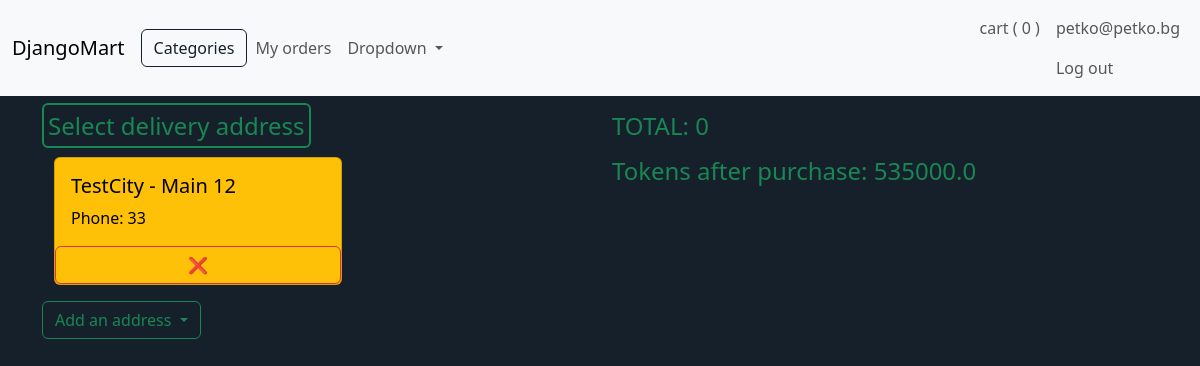
The app's page /checkout (signed in) with its own data.
### DjangoMartApp/models.py (models this page shows, shortened)
class ShoppingCart(models.Model):
    user_id = models.ForeignKey(User, on_delete=models.CASCADE)
    total_items_count = models.PositiveIntegerField(default=0)
    def total_value(self):
        cart_items = self.cart_items.select_related('product')
        return sum(item.quantity * item.product.price for item in cart_items)

class User(AbstractUser):
    first_name = models.CharField(max_length=50)
    last_name = models.CharField(max_length=50)
    phone_number = models.CharField(max_length=15, blank=True)
    total_purchased_amount = models.FloatField(default=0)
    available_tokens = models.FloatField(default=500,  validators=[MinValueValidator(0)])
    delivery_details_provided_count = models.PositiveSmallIntegerField(default=0, validators=[MaxValueValidator(3)])
    is_deleted = models.BooleanField(default=False)
    is_api_user = models.BooleanField(default=False)
    created_date = models.DateTimeField(default=timezone.now, editable=False)
    updated_date = models.DateTimeField(auto_now=True)

class DeliveryDestination(models.Model):
    user = models.ForeignKey(User, on_delete=models.CASCADE)
    city = models.CharField(max_length=100)
    street = models.CharField(max_length=100)
    street_number = models.PositiveIntegerField(blank=True, null=True)
    phone_number = models.CharField(max_length=15)

### DjangoMartApp/views/web.py (the view, shortened to what this page needs)
# urls.py: path('checkout', checkout, name='checkout'),
@login_required
def checkout(request):
    if request.method == 'GET':
        delivery_destinations = DeliveryDestination.objects.filter(user=request.user)
        available_tokens = request.user.available_tokens
        cart = ShoppingCart.objects.get(user_id=request.user)
        cart_total_value = cart.total_value()
        delivery_details_provided_count = request.user.delivery_details_provided_count
        balance_after_purchase = available_tokens - cart_total_value
        can_afford_cart = balance_after_purchase >= 0
        return render_django_mart_app(request, 'checkout', {
            'available_tokens': available_tokens,
            'cart_total_value': cart_total_value,
            'delivery_destinations': delivery_destinations,
            'delivery_details_provided_count': delivery_details_provided_count,
            'can_afford_cart': can_afford_cart,
            'balance_after_purchase': balance_after_purchase
        })

### DjangoMartApp/context_processors.py (called while the page is built)
def categories_processor(request):
    return {
        'categories': Category.objects.filter(is_active=True)
    }

def cart_processor(request):
    if request.user.is_authenticated:
        try:
            cart = ShoppingCart.objects.get(user_id=request.user)
        except ShoppingCart.DoesNotExist:
            cart = None
    else:
        cart = None
    return {'shopping_cart': cart}

### DjangoMartApp/views/utility.py (called while the page is built)
def render_django_mart_app(request, template_name, context=None):
    if context is None:
        context = {}
    full_template_name = f'DjangoMartApp/{template_name}.html'
    return render(request, full_template_name, context)

### DjangoMartApp/templates/DjangoMartApp/checkout.html (shortened to what this page needs)
{% extends 'DjangoMartApp/layout.html' %}
{% load static %}
{% block body %}
<div class="row mt-3">
    <div class="col">
        <h4 class="mb-3"><span class="border text-success border-success border-2 rounded p-1">Select delivery address</span></h4>
        <div class="container" id="addressesContainer" data-addressCount="{{delivery_details_provided_count}}">
            {% if delivery_destinations %}
                {% for destination in delivery_destinations %}
                <div class="card mb-3 text-bg-warning" style="width: 18rem;">
                        <div class="card-body addressCard rounded" data-id="{{destination.id}}">
                            <h5 class="card-title">
                                <span id="city">{{destination.city}}</span> - <span id="street">{{destination.street}}</span> <span id="streetNum">{{destination.street_number}}</span>
                            </h5>
                            <p class="card-text">Phone: <span id="phoneNum">{{destination.phone_number}}</span></p>
                        </div>
                        <button class="btn btn-outline-danger deleteAddressBtn"
                        data-id="{{destination.id}}">
                            ❌
                        </button>
                    </div>
                {% endfor %}
            {% endif %}
        </div>
        {% if delivery_details_provided_count < 3 %}
            <div class="dropdown" id="addressDropdown">
        {% else %}
            <div class="dropdown" id="addressDropdown" style="display: none;">
        {% endif %}
            <button type="button" class="btn btn-outline-success dropdown-toggle" data-bs-toggle="dropdown" aria-expanded="false" data-bs-auto-close="outside">
                Add an address
            </button>
        </div>
    </div>
    <div class="col">
        <h4 class="mb-3"><span class="text-success">TOTAL: {{cart_total_value}}</span></h4>
        {% if can_afford_cart %}
            <h4 class="mb-3"><span class="text-success">Tokens after purchase: {{balance_after_purchase}}</span></h4>
        {% else %}
            <h4 class="mb-3"><span class="text-danger">Insufficient tokens available. Current balance: {{available_tokens}}</span></h4>
        {% endif %}
    </div>
</div>
{% endblock %}

### DjangoMartApp/templates/DjangoMartApp/layout.html (shortened to what this page needs)
{% load static %}
<!doctype html>
<html lang="en">
  <head>
    <link href="https://cdn.jsdelivr.net/npm/bootstrap@5.3.7/dist/css/bootstrap.min.css" rel="stylesheet">
    <link href="{% static 'DjangoMartApp/styles.css' %}" rel="stylesheet">
  </head>
  <body>
    <nav class="navbar navbar-expand-lg bg-body-tertiary">
      <div class="container-fluid">
        <a class="navbar-brand" href="{% url 'homepage' %}">DjangoMart</a>
        <button type="button" class="btn active" id="dark-element" data-bs-toggle="offcanvas" data-bs-target="#catOffcanvas">
          Categories
        </button>
        <div class="collapse navbar-collapse" id="navbarSupportedContent">
          <ul class="navbar-nav me-auto mb-2 mb-lg-0">
            {% if user.is_authenticated %}
              <li class="nav-item">
                <a class="nav-link" href="{% url 'orders' %}">My orders</a>
              </li>
            {% endif %}
            <li class="nav-item dropdown">
              <a class="nav-link dropdown-toggle" href="#" role="button" data-bs-toggle="dropdown" aria-expanded="false">
                Dropdown
              </a>
            </li>
          </ul>
          <div class="d-flex navbar-nav">
            {% if user.is_authenticated %}
            <a class="nav-link" href="{% url 'cart' %}">cart
              (
              <span id="cartItemsCount">
                {{shopping_cart.total_items_count}}
              </span>
              )
            </a>
              <li class="nav-item">
                <a class="nav-link" href="{% url 'logout_view' %}">{{user.username}}</a>
                <a class="nav-link" href="{% url 'logout_view' %}">Log out</a>
              </li>
            {% else %}
              <li class="nav-item">
                <a class="nav-link" href="{% url 'login_view' %}">Log In</a>
              </li>
            {% endif %}
          </div>
        </div>
      </div>
    </nav>
    <div class="container">
      {% block body %}
      {% endblock %}
    </div>
  </body>
</html>

### DjangoMartApp/static/DjangoMartApp/styles.css (style rules this page uses)
body { background-color:rgb(21, 32, 43); color: white; }
#dark-element { border-color: rgb(21, 32, 43) !important; color: rgb(21, 32, 43) !important; }

### records on screen
ShoppingCart: total_items_count "0"
User: username "petko@petko.bg"
DeliveryDestination: city "TestCity", street "Main", street_number "12", phone_number "33"

### other values on screen
{{ cart_total_value }} "0"
{{ balance_after_purchase }} "535000.0"
